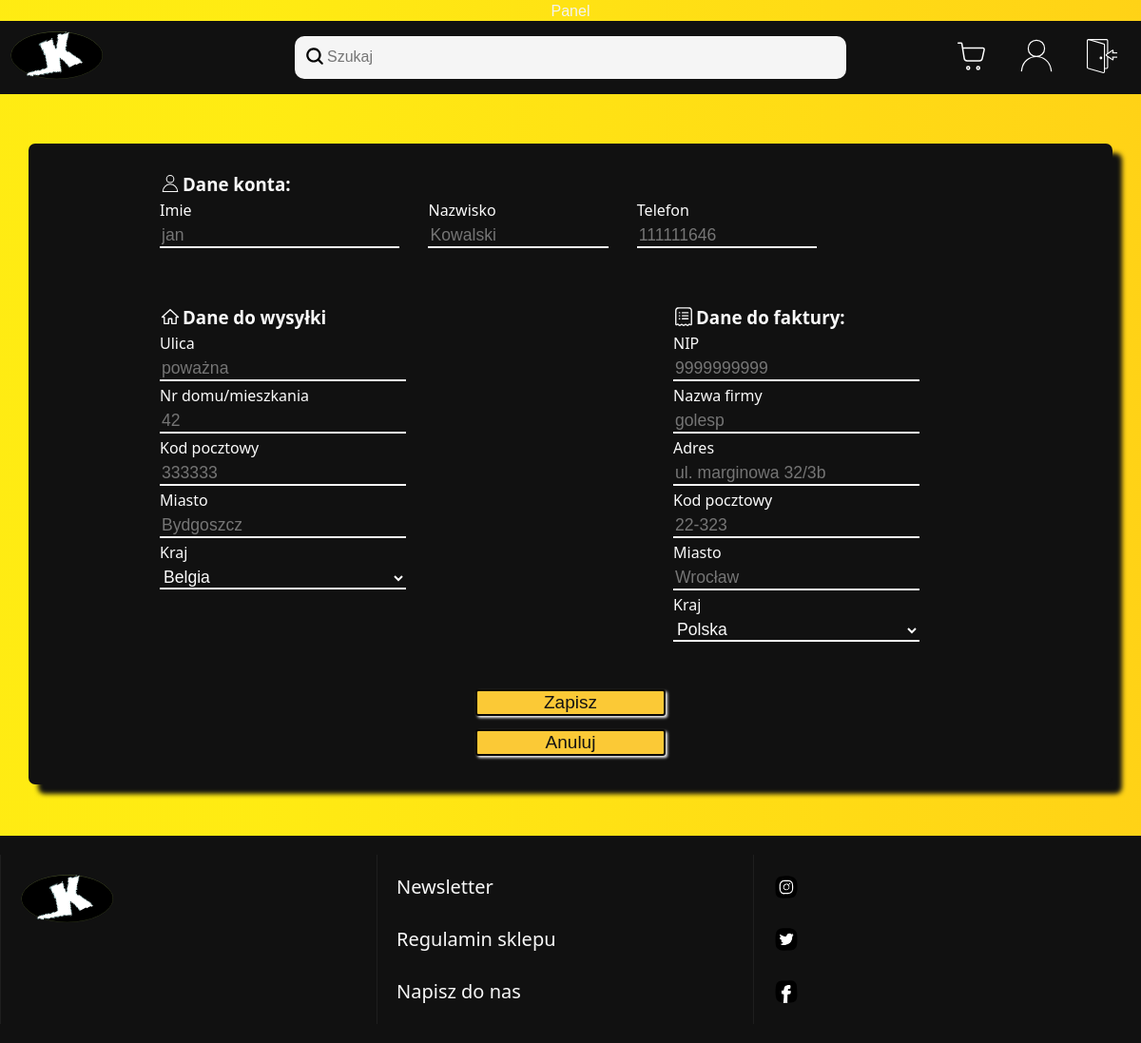
Before: /edytuj_konto.php (signed in) with the older database file.
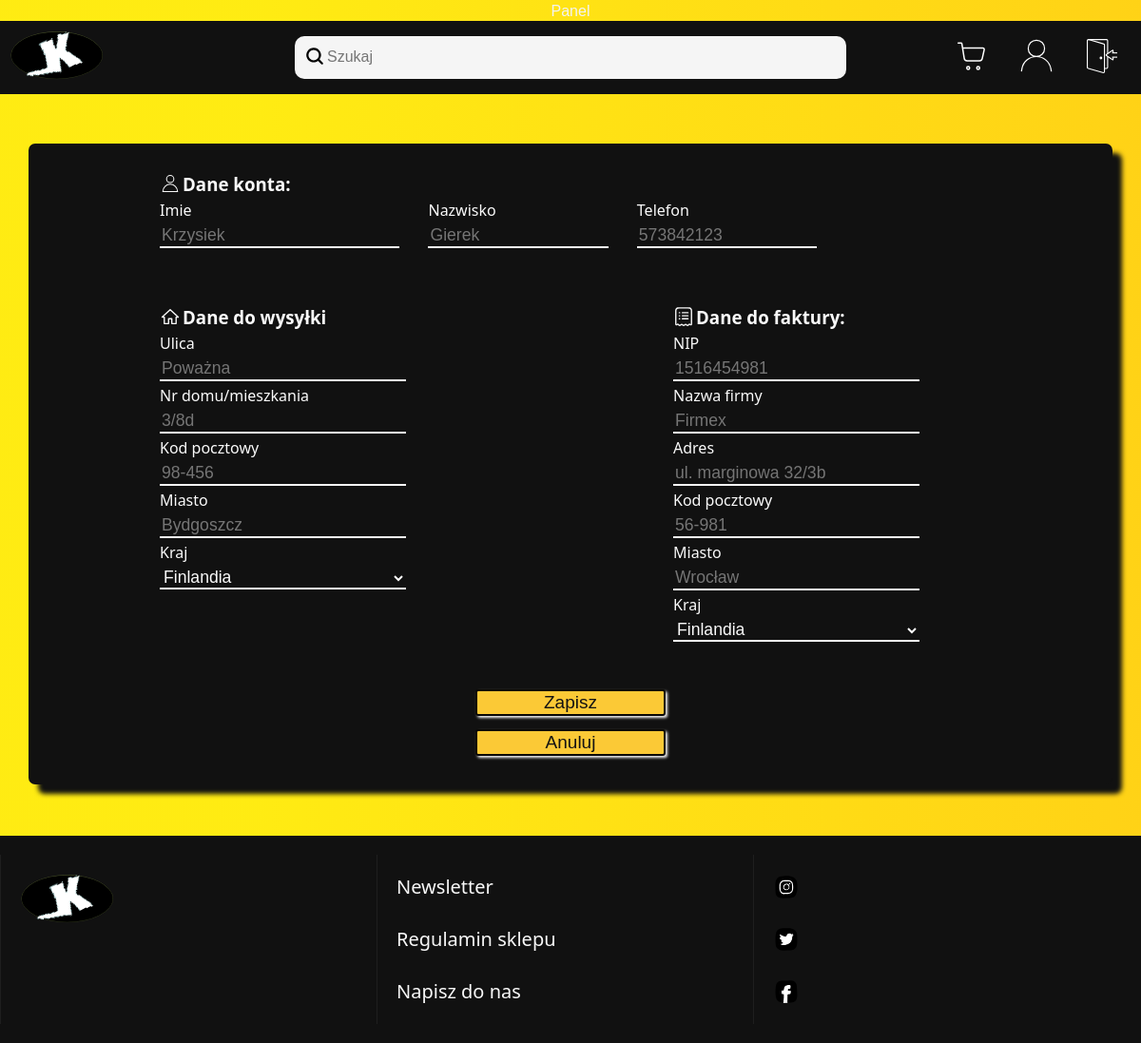
After: the same page with the newer database file.
### tables this page shows
CREATE TABLE `dane_konta` (
  `id` int(11) NOT NULL,
  `id_loginu` int(11) NOT NULL,
  `imie` varchar(60) DEFAULT NULL,
  `nazwisko` varchar(80) DEFAULT NULL,
  `ulica` varchar(255) DEFAULT NULL,
  `nr_domu` varchar(10) DEFAULT NULL,
  `nr_tel` varchar(20) DEFAULT NULL,
  `miasto` varchar(100) DEFAULT NULL,
  `kod_pocztowy` char(6) DEFAULT NULL,
  `kraj` varchar(80) DEFAULT NULL,
  `dostep` tinyint(4) NOT NULL
);

CREATE TABLE `dane_do_faktury` (
  `id` int(11) NOT NULL,
  `id_konta` int(11) NOT NULL,
  `NIP` char(10) NOT NULL,
  `nazwa_firmy` varchar(150) NOT NULL,
  `adres` varchar(150) NOT NULL,
  `kod_pocztowy` char(6) NOT NULL,
  `miasto` varchar(80) NOT NULL,
  `kraj` varchar(80) NOT NULL
);

### edytuj_konto.php (the view, shortened to what this page needs)
<?php
    if( isset( $_SESSION['email'] ) && !empty( $_SESSION['email']) ){
        include_once("laczenieZbaza.php");
        $mail = $_SESSION['email'];
        $pyt_o_id = $conn->prepare("SELECT id FROM loginy WHERE login like ?");
        $pyt_o_id -> execute([$mail]);
        $wykonanie = $pyt_o_id->fetch(PDO::FETCH_ASSOC);
        $id = $wykonanie['id'];
        $pyt_o_dane = $conn->prepare("SELECT * FROM dane_konta WHERE id_loginu = ?");
        $pyt_o_dane -> execute([$id]);
        $wykonanie = $pyt_o_dane->fetchAll();
        foreach ($wykonanie as $wynik){
            $imie = $wynik['imie'];
            $nazwisko = $wynik['nazwisko'];
            $tel = $wynik['nr_tel'];
            $miasto = $wynik['miasto'];
            $ulica = $wynik['ulica'];
            $nr_domu = $wynik['nr_domu'];
            $kod_pocztowy = $wynik['kod_pocztowy'];
            $kraj = $wynik['kraj'];
        }
        $pyt_o_dane = $conn->prepare("SELECT * FROM dane_do_faktury WHERE id_konta = ?");
        $pyt_o_dane -> execute([$id]);
        $wykonanie = $pyt_o_dane->fetchAll();
        foreach ($wykonanie as $wynik2){
            $state = 1;
            $nip = $wynik2['NIP'];
            $nazwa_firmy = $wynik2['nazwa_firmy'];
            $miasto_firmy = $wynik2['miasto'];
            $adres_firmy = $wynik2['adres'];
            $kod_pocztowy_firmy = $wynik2['kod_pocztowy'];
            $kraj_firmy = $wynik2['kraj'];
        }
    }
    else{
        header("location: index.php");
    }
?>
<!DOCTYPE html>
<html lang="pl">
<head>
    <link rel="stylesheet" href="s.css?v1.1">
</head>
<?php
    $val = explode("=",$_SERVER["REQUEST_URI"]);
    if(count($val) > 1 && $val[1] == 1){$przenies=1; echo "<body onload='uzupelnij()'>";}
    else{echo "<body>";}
?>
<?php
include_once("header.php");
?>
<div class="contener">
<form action="<?php echo "zapis_danych_konta.php?d=$state?p=$przenies";?>" class="form_konta" method="POST">
<div class="grid-right-column">
    <section>
        <h3 style="display: flex; align-items: center; gap:2px;"><img src="svg/person.svg" width="22px" height="22px">Dane konta:</h3>
    </section>
    <section>
        <div>
        <label for="imie">Imie </label>
        <input type="text" maxlength="100" name="imie" placeholder="<?php echo $imie; ?>" >
        </div>
        <div>
        <label for="nazwisko">Nazwisko </label>
        <input type="text" maxlength="100" name="nazwisko" placeholder="<?php echo $nazwisko; ?>">
        </div>
        <div>
        <label for="tel">Telefon </label>
        <input type="tel" pattern="[0-9]{9}" maxlength="9" minlength='9' name="tel" placeholder="<?php echo $tel; ?>">
        </div>
    </section>
</div>
<div class="grid-mid-column">
    <h3 style="display: flex; align-items: center; gap:2px;"><img src="svg/house.svg" width="22px" height="22px">Dane do wysyłki </h3>
    <label for="ulica">Ulica </label>
    <input type="text" maxlength="100" name="ulica" placeholder="<?php echo $ulica; ?>" >
    <label for="nr_domu">Nr domu/mieszkania </label>
    <input type="text" maxlength="10" name="nr_domu" placeholder="<?php echo $nr_domu; ?>" >
    <label for="kod_pocztowy">Kod pocztowy </label>
    <input type="text" name="kod_pocztowy" pattern="^[0-9]{2}(?:-[0-9]{3})?$" maxlength="6" minlength="6" onkeydown="kod_pocz(this)" placeholder="<?php echo $kod_pocztowy; ?>">
    <label for="miasto">Miasto </label>
    <input type="text" maxlength="100" name="miasto" placeholder="<?php echo $miasto; ?>" >
    <label for="kraj">Kraj </label>
    <select type="text" maxlength="100" name="kraj">
        <option value=""><?php echo $kraj; ?></option>
    </select><br>
</div>
<div class="grid-left-column">
    <h3 style="display: flex; align-items: center; gap:2px;"><img src="svg/faktura.svg" width="22px" height="22px">Dane do faktury:</h3>
    <label for="nip">NIP </label>
    <input type="text" pattern="[0-9]{10}" maxlength="10" minlength='10' name="nip" placeholder="<?php echo $nip; ?>">
    <label for="firma">Nazwa firmy </label>
    <input type="text" maxlength="150" name="firma" placeholder="<?php echo $nazwa_firmy; ?>">
    <label for="adresf">Adres </label>
    <input type="text" maxlength="100" name="adresf" placeholder="<?php echo $adres_firmy; ?>">
    <label for="kod_pocztowyf">Kod pocztowy </label>
    <input type="text" pattern="^[0-9]{2}(?:-[0-9]{3})?$" maxlength="6" minlength='6' name="kod_pocztowyf" onkeydown="kod_pocz(this)" placeholder="<?php echo $kod_pocztowy_firmy; ?>">
    <label for="miastof">Miasto </label>
    <input type="text" maxlength="100" name="miastof" placeholder="<?php echo $miasto_firmy; ?>">
    <label for="krajf">Kraj </label>
    <select type="text" maxlength="100" name="krajf">
        <option value=""><?php echo $kraj_firmy; ?></option>
    </select>
</div>
<div>
    <button type="submit" style="font-size: 19px;">Zapisz</button>
    <button type="button" style="font-size: 19px;" onclick='anuluj()'>Anuluj</button>
</div>
</form>
</div>
<footer>
</footer>
</body>
</html>

Changed rows visible on the page:
changed dane_konta "Bydgoszcz": imie "jan" → "Krzysiek"; nazwisko "Kowalski" → "Gierek"; tel "111111646" → "573842123"; ulica "poważna" → "Poważna"; nr_domu "42" → "3/8d"; kod_pocztowy "333333" → "98-456"; kraj "Belgia" → "Finlandia"
changed dane_do_faktury "ul. marginowa 32/3b": nip "9999999999" → "1516454981"; firma "golesp" → "Firmex"; kod_pocztowyf "22-323" → "56-981"; krajf "Polska" → "Finlandia"
